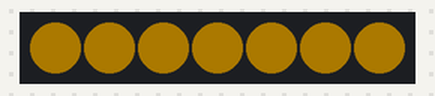
Recording of a sketch running on a simulated Arduino Mega 2560, built with avr-gcc and run on an emulated ATmega2560. Shown: 7 RGB LEDs in strip order, left to right. Dim RGB values are drawn brighter than linear.

Above: at 1.0 s.
At 6.0 s:
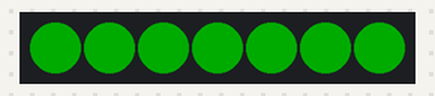
At 8.0 s:
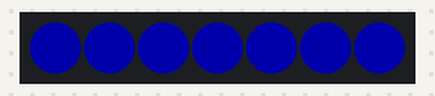
At 10.0 s:
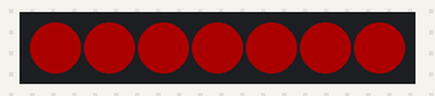
At 12.0 s:
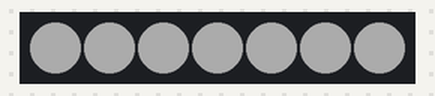
Timing chart, 0 to 40.0 s (numbered marks = the images above):
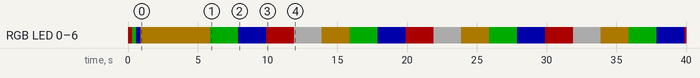

Measured:
- by itself, RGB LED 0–6: off → RGB(48, 0, 0) at 0.00 s, → RGB(0, 48, 0) 0.30 s later, → RGB(0, 0, 48) 0.30 s later, → RGB(48, 34, 0) 0.30 s later, … (22 changes in this stretch)
- by itself, everything shown: repeats every 10.0 s, in 5 steps
- what the display in image 0 shows lasts 5.0 s, from 0.9 s to 5.9 s
- what the display in image 1 shows lasts 2.0 s, from 5.9 s to 7.9 s

The sketch:

Safety_Systems-Test-StatusLight_D46.ino
```cpp
/*
Pin-46 NeoPixel Status Light Prove-Out
Drives the 7-pixel status light on Arduino Mega pin 46 only.
Use this to verify the production harness/data pin without any other firmware.
*/

#include <Adafruit_NeoPixel.h>

#define LED_PIN    46
#define LED_COUNT  7

Adafruit_NeoPixel statusLight(LED_COUNT, LED_PIN, NEO_GRB + NEO_KHZ800);

unsigned long lastStepMs = 0;
int modeIndex = 0;

void showColor(uint8_t red, uint8_t green, uint8_t blue) {
  statusLight.fill(statusLight.Color(red, green, blue));
  statusLight.show();
}

void setup() {
  statusLight.begin();
  statusLight.setBrightness(48);
  statusLight.clear();
  statusLight.show();

  // Obvious power-on sequence.
  showColor(255, 0, 0);
  delay(300);
  showColor(0, 255, 0);
  delay(300);
  showColor(0, 0, 255);
  delay(300);
  showColor(255, 180, 0);
  delay(1000);

  lastStepMs = millis();
}

void loop() {
  unsigned long now = millis();
  if (now - lastStepMs < 2000UL) {
    return;
  }
  lastStepMs = now;

  switch (modeIndex) {
    case 0:
      showColor(255, 180, 0);  // amber
      break;
    case 1:
      showColor(0, 255, 0);    // green
      break;
    case 2:
      showColor(0, 0, 255);    // blue
      break;
    case 3:
      showColor(255, 0, 0);    // red
      break;
    default:
      showColor(255, 255, 255); // white
      break;
  }

  modeIndex++;
  if (modeIndex > 4) {
    modeIndex = 0;
  }
}
```
